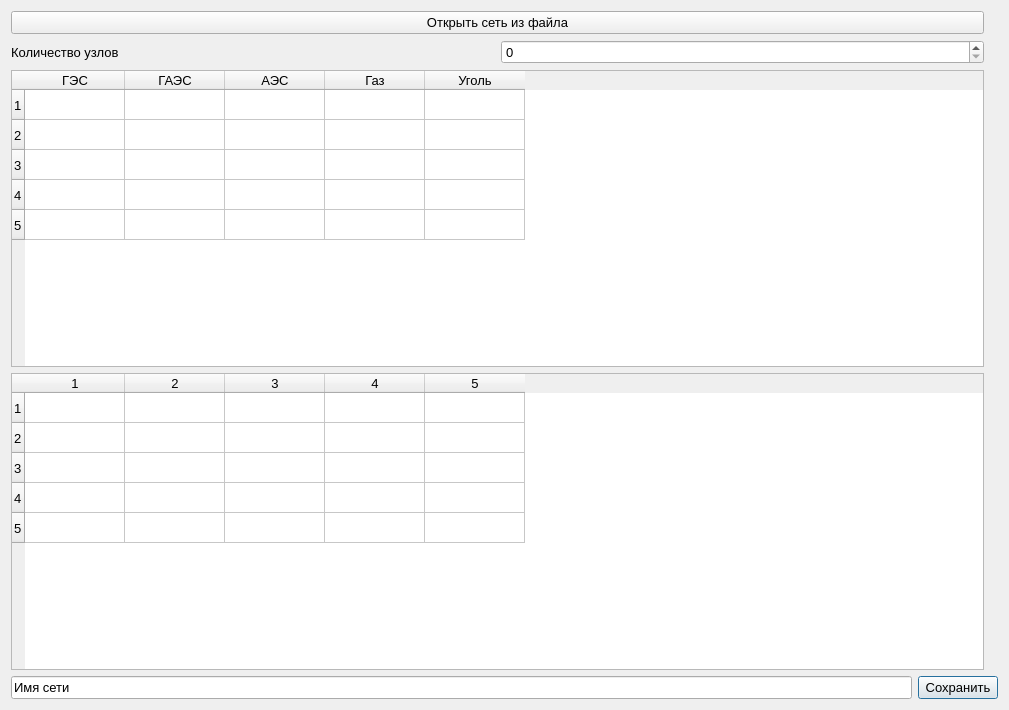
<?xml version="1.0" encoding="UTF-8"?>
<ui version="4.0">
 <class>Create_new_net</class>
 <widget class="QDialog" name="Create_new_net">
  <property name="geometry">
   <rect>
    <x>0</x>
    <y>0</y>
    <width>1009</width>
    <height>710</height>
   </rect>
  </property>
  <property name="sizePolicy">
   <sizepolicy hsizetype="Expanding" vsizetype="Expanding">
    <horstretch>0</horstretch>
    <verstretch>0</verstretch>
   </sizepolicy>
  </property>
  <property name="font">
   <font>
    <pointsize>10</pointsize>
    <stylestrategy>PreferDefault</stylestrategy>
   </font>
  </property>
  <property name="windowTitle">
   <string>Create new network</string>
  </property>
  <layout class="QGridLayout" name="gridLayout">
   <item row="2" column="0">
    <layout class="QHBoxLayout" name="horizontalLayout_8">
     <item>
      <widget class="QLineEdit" name="lineEdit">
       <property name="inputMask">
        <string/>
       </property>
       <property name="text">
        <string>Имя сети</string>
       </property>
      </widget>
     </item>
     <item>
      <widget class="QPushButton" name="pushButton">
       <property name="text">
        <string>Сохранить</string>
       </property>
      </widget>
     </item>
    </layout>
   </item>
   <item row="1" column="0">
    <layout class="QHBoxLayout" name="horizontalLayout_6">
     <item>
      <layout class="QVBoxLayout" name="verticalLayout">
       <item>
        <widget class="QPushButton" name="openBtn">
         <property name="text">
          <string>Открыть сеть из файла</string>
         </property>
        </widget>
       </item>
       <item>
        <layout class="QHBoxLayout" name="horizontalLayout_5">
         <item>
          <widget class="QLabel" name="label_2">
           <property name="font">
            <font>
             <pointsize>10</pointsize>
            </font>
           </property>
           <property name="text">
            <string>Количество узлов</string>
           </property>
          </widget>
         </item>
         <item>
          <widget class="QSpinBox" name="spinBox">
           <property name="font">
            <font>
             <pointsize>10</pointsize>
            </font>
           </property>
          </widget>
         </item>
        </layout>
       </item>
       <item>
        <widget class="QTableWidget" name="tableWidget">
         <property name="enabled">
          <bool>true</bool>
         </property>
         <property name="layoutDirection">
          <enum>Qt::LeftToRight</enum>
         </property>
         <property name="autoFillBackground">
          <bool>false</bool>
         </property>
         <property name="sizeAdjustPolicy">
          <enum>QAbstractScrollArea::AdjustToContents</enum>
         </property>
         <property name="showGrid">
          <bool>true</bool>
         </property>
         <property name="rowCount">
          <number>5</number>
         </property>
         <property name="columnCount">
          <number>5</number>
         </property>
         <attribute name="horizontalHeaderCascadingSectionResizes">
          <bool>true</bool>
         </attribute>
         <row/>
         <row/>
         <row/>
         <row/>
         <row/>
         <column>
          <property name="text">
           <string>ГЭС</string>
          </property>
         </column>
         <column>
          <property name="text">
           <string>ГАЭС</string>
          </property>
         </column>
         <column>
          <property name="text">
           <string>АЭС</string>
          </property>
         </column>
         <column>
          <property name="text">
           <string>Газ</string>
          </property>
         </column>
         <column>
          <property name="text">
           <string>Уголь</string>
          </property>
         </column>
        </widget>
       </item>
       <item>
        <widget class="QTableWidget" name="tableWidget_2">
         <property name="autoFillBackground">
          <bool>false</bool>
         </property>
         <property name="inputMethodHints">
          <set>Qt::ImhNone</set>
         </property>
         <property name="frameShape">
          <enum>QFrame::StyledPanel</enum>
         </property>
         <property name="frameShadow">
          <enum>QFrame::Sunken</enum>
         </property>
         <row>
          <property name="text">
           <string>1</string>
          </property>
         </row>
         <row>
          <property name="text">
           <string>2</string>
          </property>
         </row>
         <row>
          <property name="text">
           <string>3</string>
          </property>
         </row>
         <row>
          <property name="text">
           <string>4</string>
          </property>
         </row>
         <row>
          <property name="text">
           <string>5</string>
          </property>
         </row>
         <column>
          <property name="text">
           <string>1</string>
          </property>
          <property name="textAlignment">
           <set>AlignCenter</set>
          </property>
         </column>
         <column>
          <property name="text">
           <string>2</string>
          </property>
          <property name="textAlignment">
           <set>AlignCenter</set>
          </property>
         </column>
         <column>
          <property name="text">
           <string>3</string>
          </property>
          <property name="textAlignment">
           <set>AlignCenter</set>
          </property>
         </column>
         <column>
          <property name="text">
           <string>4</string>
          </property>
          <property name="textAlignment">
           <set>AlignCenter</set>
          </property>
         </column>
         <column>
          <property name="text">
           <string>5</string>
          </property>
          <property name="textAlignment">
           <set>AlignCenter</set>
          </property>
         </column>
         <item row="0" column="0">
          <property name="text">
           <string/>
          </property>
         </item>
         <item row="0" column="2">
          <property name="text">
           <string/>
          </property>
         </item>
         <item row="2" column="0">
          <property name="text">
           <string/>
          </property>
         </item>
        </widget>
       </item>
      </layout>
     </item>
     <item>
      <widget class="QLabel" name="label">
       <property name="text">
        <string/>
       </property>
      </widget>
     </item>
    </layout>
   </item>
  </layout>
 </widget>
 <resources>
  <include location="../../Documents/qt_src.qrc"/>
 </resources>
 <connections/>
</ui>
